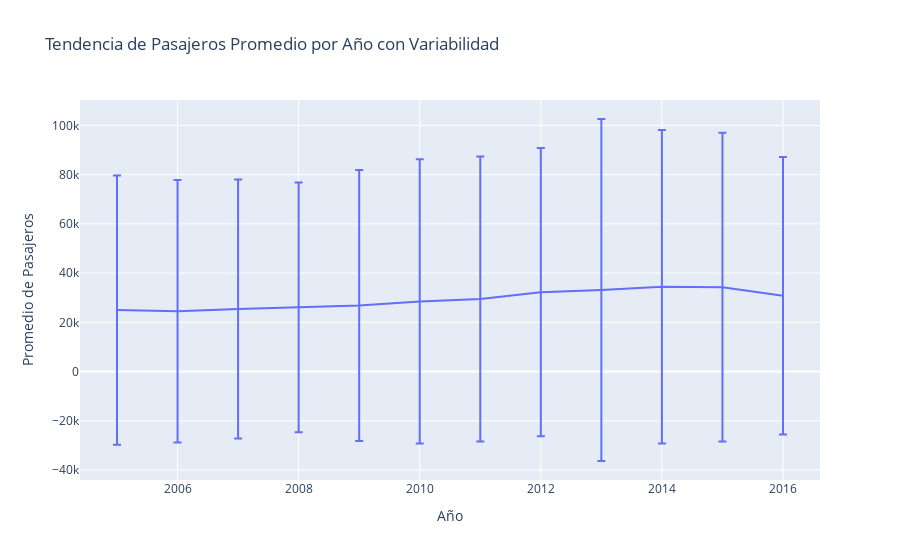

Source (notebook cell):
### Markdown cell above
<div style="letter-spacing: 0.5px; text-align: justify; font-size: 12px;">
El gráfico muestra el promedio de pasajeros ajustados por año. A partir del 2005, se observa un crecimiento moderado y constante hasta alcanzar su máximo en 2014. A partir de entonces comienza a disminuir. Las lineas verticales indican una alta variabilidad o dispersión en el número de pasajeros, siendo 2013 donde la stddev es mayor +-69484.16
</div>

### Code cell
# Convertir a Pandas 
year_pass_stats_pd = year_pass_stats.toPandas()

# Crear gráfico de líneas con barras de error
fig = px.line(year_pass_stats_pd, 
              x="Year", 
              y="Mean Adjusted Passenger Count", 
              error_y="Std Adjusted Passenger Count",
              title="Tendencia de Pasajeros Promedio por Año con Variabilidad",
              labels={"Year": "Año", "Mean Adjusted Passenger Count": "Promedio de Pasajeros"},
              )

# Mostrar gráfico
fig.show()

### Figure 1 — Plotly figure (JSON) as saved in the notebook; plotly's stock layout.template omitted (floating-point values rounded to 4 significant figures)
{"data": [{"error_y": {"array": [54710.0, 53360.0, 52630.0, 50730.0, 55060.0, 57750.0, 57910.0, 58590.0, 69480.0, 63680.0, 62730.0, 56350.0]}, "hovertemplate": "Año=%{x}<br>Promedio de Pasajeros=%{y}<extra></extra>", "legendgroup": "", "line": {"color": "#636efa", "dash": "solid"}, "marker": {"symbol": "circle"}, "mode": "lines", "name": "", "orientation": "v", "showlegend": false, "type": "scatter", "x": [2005, 2006, 2007, 2008, 2009, 2010, 2011, 2012, 2013, 2014, 2015, 2016], "xaxis": "x", "y": [25000.0, 24530.0, 25400.0, 26100.0, 26890.0, 28480.0, 29530.0, 32280.0, 33150.0, 34470.0, 34290.0, 30810.0], "yaxis": "y"}], "layout": {"legend": {"tracegroupgap": 0}, "title": {"text": "Tendencia de Pasajeros Promedio por Año con Variabilidad"}, "xaxis": {"anchor": "y", "domain": [0, 1], "title": {"text": "Año"}}, "yaxis": {"anchor": "x", "domain": [0, 1], "title": {"text": "Promedio de Pasajeros"}}}}
